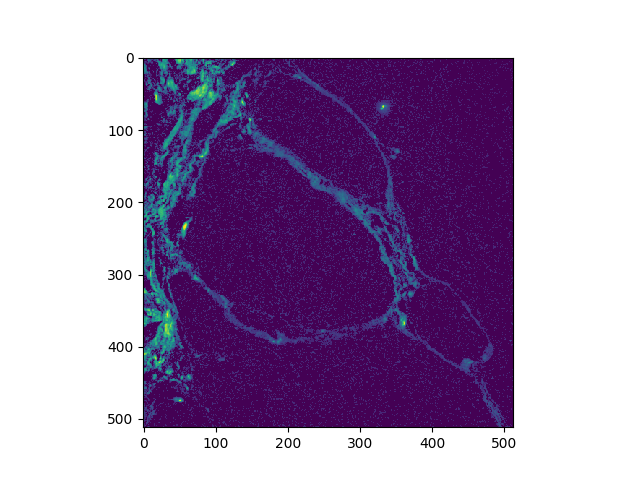
#> input picture equalised_image.png, 640 x 480 px; its folder holds only this picture in this run
$ python -i segmentation.py   (imports and definitions only)   (older library calls are emulated)
#> lines starting #> are read from the running program, lines starting #| are printed output that depends on the picture; after the words box and inside, x2 and y2 are one past the last pixel; in counts of white or black regions, pixels touching at a corner belong together
### src/preprocessing.py
"""
PyFibre
Preprocessing Library

Created by: Frank Longford
Created on: 18/02/2019

Last Modified: 18/02/2019
"""

import sys
import os
import time
import logging
import numpy as np
import scipy as sp

from skimage import img_as_float, io
from skimage.restoration import denoise_nl_means, estimate_sigma
from skimage.exposure import rescale_intensity

import utilities as ut

logger = logging.getLogger(__name__)


# [132 lines left out: functions import_image, load_shg_pl, not called in this run]


def clip_intensities(image, p_intensity=(1, 98)):
	"""
	Pre-process image to remove outliers, reduce noise and rescale

	Parameters
	----------

	image:  array_like (float); shape=(n_y, n_x)
		Image to pre-process

	p_intensity: tuple (float); shape=(2,)
		Percentile range for intensity rescaling (used to remove outliers)


	Returns
	-------

	image:  array_like (float); shape=(n_y, n_x)
		Pre-processed image

	"""

	logger.debug(f"Preprocessing images using clipped intensity percentages {p_intensity}")
	low, high = np.percentile(image, p_intensity)
	image = rescale_intensity(image, in_range=(low, high), out_range=(0.0, 1.0))

	return image


# [81 lines left out: functions nl_means, select_samples, not called in this run]

### src/segmentation.py
"""
PyFibre
Image Segmentation Library

Created by: Frank Longford
Created on: 18/02/2019

Last Modified: 18/02/2019
"""

import sys
import os
import time
import logging
import numpy as np
import scipy as sp
import pandas as pd

import networkx as nx
from networkx.algorithms import cluster
from networkx.algorithms import approximation as approx
from networkx.algorithms.efficiency import local_efficiency, global_efficiency

import scipy.ndimage as ndi
from scipy.ndimage import distance_transform_edt
from scipy.ndimage.filters import gaussian_filter, median_filter
from scipy.ndimage.morphology import binary_fill_holes, binary_dilation, binary_closing, binary_opening

from skimage import measure, draw
from skimage.util import pad
from skimage.transform import rescale, resize
from skimage.feature import greycomatrix
from skimage.morphology import remove_small_objects, remove_small_holes, dilation, disk
from skimage.color import grey2rgb, rgb2grey
from skimage.filters import threshold_otsu, threshold_isodata, threshold_mean, rank, apply_hysteresis_threshold
from skimage.exposure import rescale_intensity, equalize_hist, equalize_adapthist

from sklearn.cluster import MiniBatchKMeans

import utilities as ut
from filters import tubeness, hysteresis
from extraction import FIRE, fibre_assignment, simplify_network
from analysis import (fourier_transform_analysis, tensor_analysis, angle_analysis,
					fibre_analysis, greycoprops_edit)
from preprocessing import nl_means, clip_intensities

logger = logging.getLogger(__name__)


# [49 lines left out: functions create_binary_image, segment_check, get_segments, not called in this run]


def prepare_composite_image(image, p_intensity=(2, 98), sm_size=7):

	image_size = image.shape[0] * image.shape[1]
	image_shape = (image.shape[0], image.shape[1])
	image_channels = image.shape[-1]
	image_scaled = np.zeros(image.shape, dtype=int)
	pad_size = 10 * sm_size

	"Mimic contrast stretching decorrstrech routine in MatLab"
	for i in range(image_channels):
		image_scaled[:, :, i] = 255 * clip_intensities(image[:, :, i], p_intensity=p_intensity)

	"Pad each channel, equalise and smooth to remove salt and pepper noise"
	for i in range(image_channels):
		padded = pad(image_scaled[:, :, i], [pad_size, pad_size], 'symmetric')
		equalised = 255 * equalize_hist(padded)
		smoothed = median_filter(equalised, size=(sm_size, sm_size))
		smoothed = median_filter(smoothed, size=(sm_size, sm_size))
		image_scaled[:, :, i] = smoothed[pad_size : pad_size + image.shape[0],
						 	pad_size : pad_size + image.shape[1]]

	return image_scaled


def cluster_colours(image, n_clusters=8, n_init=10):

	image_size = image.shape[0] * image.shape[1]
	image_shape = (image.shape[0], image.shape[1])
	image_channels = image.shape[-1]

	"Perform k-means clustering on PL image"
	X = np.array(image.reshape((image_size, image_channels)), dtype=float)
	clustering = MiniBatchKMeans(n_clusters=n_clusters, n_init=n_init,
				    reassignment_ratio=0.99, init_size=n_init*100,
				    max_no_improvement=15)
	clustering.fit(X)

	labels = clustering.labels_.reshape(image_shape)
	centres = clustering.cluster_centers_

	return labels, centres


def BD_filter(image, n_runs=2, n_clusters=10, p_intensity=(2, 98), sm_size=5, param=[0.65, 1.1, 1.40, 0.92]):
	"Adapted from CurveAlign BDcreationHE routine"

	from sklearn.cluster import KMeans
	assert image.ndim == 3

	image_size = image.shape[0] * image.shape[1]
	image_shape = (image.shape[0], image.shape[1])
	image_channels = image.shape[-1]

	image_scaled = prepare_composite_image(image, p_intensity, sm_size)

	logger.debug("Making greyscale")
	greyscale = rgb2grey(image_scaled.astype(np.float64))
	greyscale /= greyscale.max()

	tot_labels = []
	tot_centres = []
	tot_cell_clusters = []
	cost_func = np.zeros(n_runs)

	for run in range(n_runs):

		labels, centres = cluster_colours(image_scaled, n_clusters)
		tot_labels.append(labels)

		"Reorder labels to represent average intensity"
		intensities = np.zeros(n_clusters)

		for i in range(n_clusters):
			intensities[i] = greyscale[np.where(labels == i)].sum() / np.where(labels == i, 1, 0).sum()

		magnitudes = np.sqrt(np.sum(centres**2, axis=-1))
		norm_centres = centres / np.repeat(magnitudes, image_channels).reshape(centres.shape)
		tot_centres.append(norm_centres)

		"Convert RGB centroids to spherical coordinates"
		X = np.arcsin(norm_centres[:, 0])
		Y = np.arcsin(norm_centres[:, 1])
		Z = np.arccos(norm_centres[:, 2])
		I = intensities

		"Define the plane of division between cellular and fibourus clusters"
		# [4 lines of commented-out code are left out]

		cell_clusters = (X <= param[0]) * (Y <= param[1]) * (Z <= param[2]) * (I <= param[3])
		chosen_clusters = np.argwhere(cell_clusters).flatten()
		cost_func[run] += X[chosen_clusters].mean() +  Y[chosen_clusters].mean() \
				 + Z[chosen_clusters].mean() + I[chosen_clusters].mean()
		tot_cell_clusters.append(chosen_clusters)

	labels = tot_labels[cost_func.argmin()]
	norm_centres = tot_centres[cost_func.argmin()]
	cell_clusters = tot_cell_clusters[cost_func.argmin()]

	intensities = np.zeros(n_clusters)
	segmented_image = np.zeros((n_clusters,) + image.shape, dtype=int)
	for i in range(n_clusters):
		segmented_image[i][np.where(labels == i)] += image_scaled[np.where(labels == i)]
		intensities[i] = greyscale[np.where(labels == i)].sum() / np.where(labels == i, 1, 0).sum()

	"Select blue regions to extract epithelial cells"
	epith_cell = np.zeros(image.shape)
	for i in cell_clusters: epith_cell += segmented_image[i]
	epith_grey = rgb2grey(epith_cell)

	"Convert RGB centroids to spherical coordinates"
	X = np.arcsin(norm_centres[:, 0])
	Y = np.arcsin(norm_centres[:, 1])
	Z = np.arccos(norm_centres[:, 2])
	I = intensities

	"""
	print(X, Y, Z, I)
	print((X <= param[0]) * (Y <= param[1]) * (Z <= param[2]) * (I <= param[3]))

	import matplotlib.pyplot as plt
	from mpl_toolkits.mplot3d import Axes3D

	plt.figure(100, figsize=(10, 10))
	plt.imshow(image)
	plt.axis('off')

	plt.figure(1000, figsize=(10, 10))
	plt.imshow(image_scaled)
	plt.axis('off')

	for i in range(n_clusters):
		plt.figure(i)
		plt.imshow(segmented_image[i])

	not_clusters = [i for i in range(n_clusters) if i not in cell_clusters]

	plt.figure(1001)
	plt.scatter(X[cell_clusters], Y[cell_clusters])
	plt.scatter(X[not_clusters], Y[not_clusters])
	for i in range(n_clusters): plt.annotate(i, (X[i], Y[i]))

	plt.figure(1002)
	plt.scatter(X[cell_clusters], Z[cell_clusters])
	plt.scatter(X[not_clusters], Z[not_clusters])
	for i in range(n_clusters): plt.annotate(i, (X[i], Z[i]))

	plt.figure(1003)
	plt.scatter(X[cell_clusters], I[cell_clusters])
	plt.scatter(X[not_clusters], I[not_clusters])
	for i in range(n_clusters): plt.annotate(i, (X[i], I[i]))

	plt.show()
	#"""

	"Dilate binary image to smooth regions and remove small holes / objects"
	epith_cell_BW = np.where(epith_grey, True, False)
	epith_cell_BW_open = binary_opening(epith_cell_BW, iterations=2)

	BWx = binary_fill_holes(epith_cell_BW_open)
	BWy = remove_small_objects(~BWx, min_size=20)

	"Return binary mask for cell identification"
	mask_image = remove_small_objects(~BWy, min_size=20)

	return mask_image


# [165 lines left out: functions cell_segmentation, mean_binary, fibre_segmentation, draw_network, filter_segments, not called in this run]

>>> import cv2
>>> picture = cv2.cvtColor(cv2.imread('../equalised_image.png'), cv2.COLOR_BGR2RGB)
>>> result = BD_filter(picture)
#> the loop in prepare_composite_image, `for i in range(image_channels):` made 3 passes
#> pass 1, in clip_intensities, `image = rescale_intensity(image, in_range=(low, high), out_range=(0.0,..`:
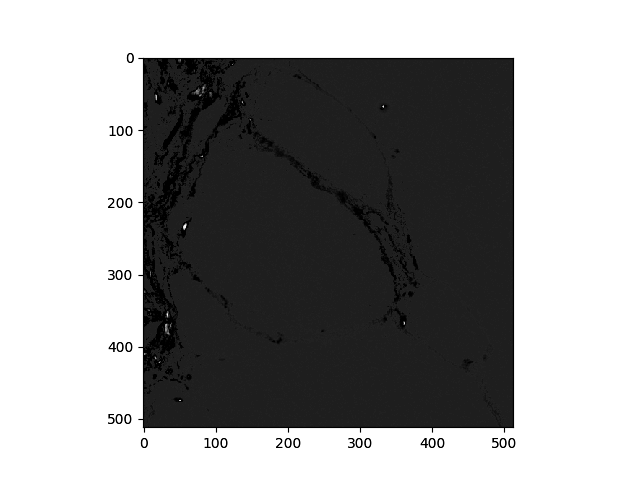
#> image: shape (480, 640) float64; min 0, max 1, mean 0.599
#> after the loop in prepare_composite_image, `for i in range(image_channels):`:
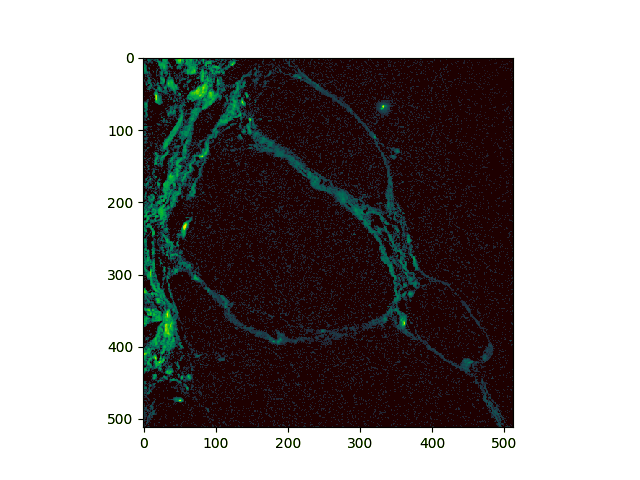
#> image_scaled: shape (480, 640, 3) int64; mean R, G, B 152.7, 148.1, 147.7
#> after the loop in prepare_composite_image, `for i in range(image_channels):`:
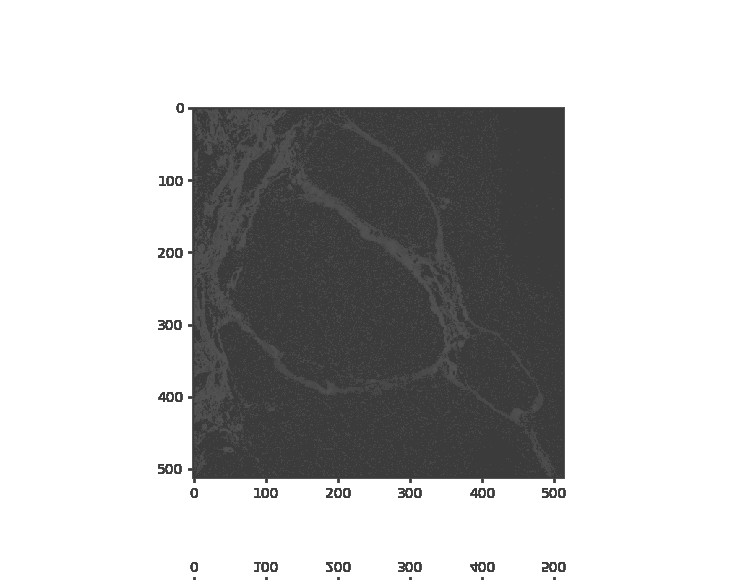
#> equalised: shape (580, 740) float64; min 59.8, max 255, mean 192.1
#> after the loop in prepare_composite_image, `for i in range(image_channels):`:
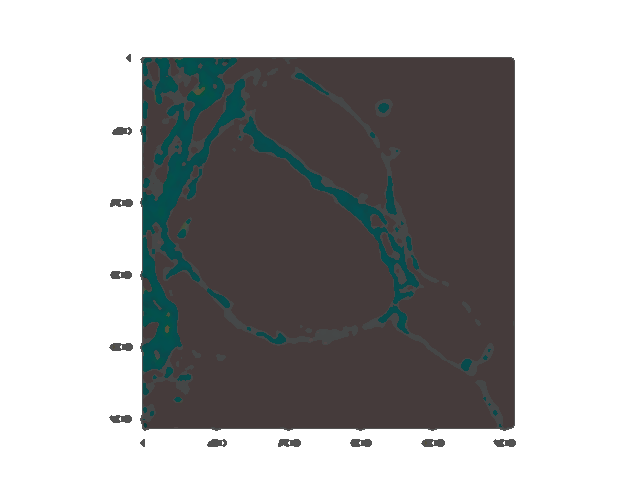
#> image_scaled: shape (480, 640, 3) int64; mean R, G, B 167.3, 166.9, 166.9
#> after the loop in prepare_composite_image, `for i in range(image_channels):`:
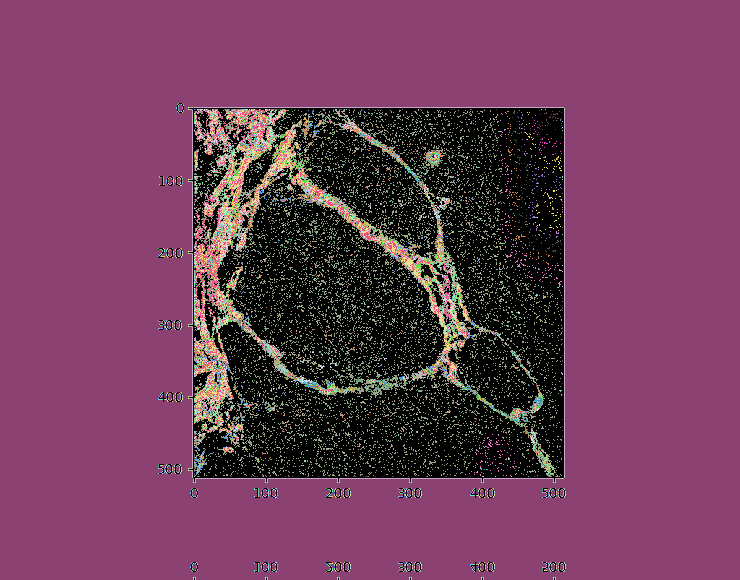
#> padded: shape (580, 740) int64; 149 distinct labels, from 0 to 255; one colour per label, 0 black
#> the loop in BD_filter, `for run in range(n_runs): ` made 2 passes
#> pass 1, in BD_filter, `labels, centres = cluster_colours(image_scaled, n_clusters)`:
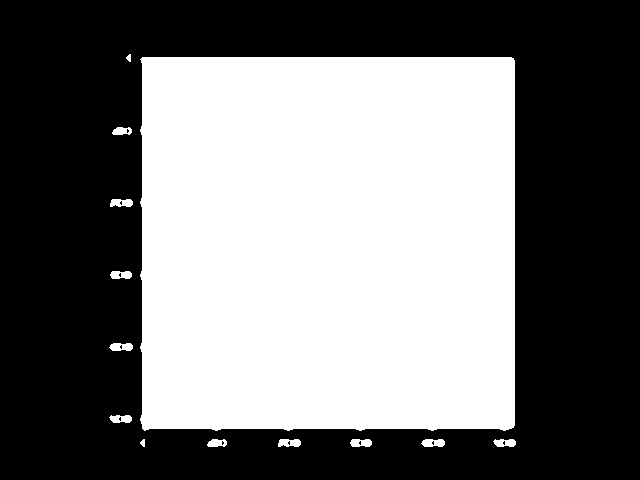
#> labels: shape (480, 640) int32; values 0 (black) and 1 (white), 45.7% white; 13 white regions, largest, box (x1, y1, x2, y2) and area: (140, 57, 515, 431) 138880, (109, 343, 133, 351) 156, (421, 439, 445, 447) 156
#> pass 2, in BD_filter, `labels, centres = cluster_colours(image_scaled, n_clusters)`:
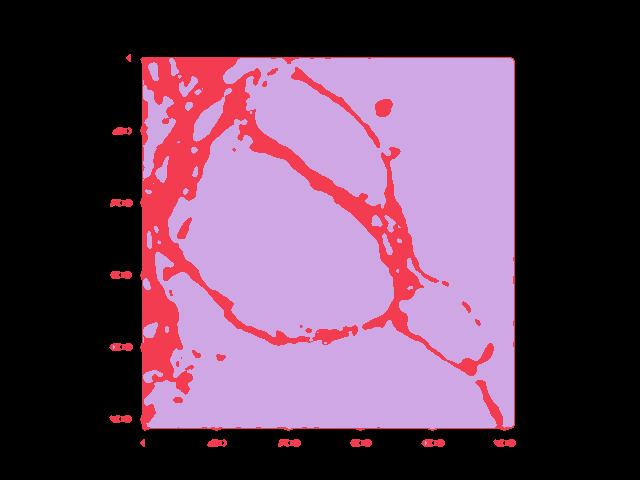
#> labels: shape (480, 640) int32; 3 distinct labels, from 0 to 2; one colour per label, 0 black
#> after the loop in BD_filter, `for run in range(n_runs):`: cost_func = [nan, nan]; tot_cell_clusters = [empty array, empty array]; tot_centres = 2 items
#> in BD_filter, `norm_centres = tot_centres[cost_func.argmin()]`: norm_centres = [[0.577, 0.577, 0.577], [0.637, 0.545, 0.545], [0.577, 0.577, 0.577], [0.637, 0.545, 0.545], [0.637, 0.545, 0.545], [0.637, 0.545, 0.545], [0.577, 0.577, 0.577], [0.577, 0.577, 0.577], [0.577, 0.577, 0.577], [0.577, 0.577, 0.577]]
#> in BD_filter, `cell_clusters = tot_cell_clusters[cost_func.argmin()]`: cell_clusters = empty array
#> after the loop in BD_filter, `for i in range(n_clusters):`: intensities = [1, 0.245, nan, nan, nan, nan, nan, nan, nan, nan]
#> after the loop in BD_filter, `for i in cell_clusters: epith_cell += segmented_image[i]`: epith_cell: shape (480, 640, 3) float64; every value is 0
#> in BD_filter, `epith_grey = rgb2grey(epith_cell)`: epith_grey: shape (480, 640) float64; every value is 0
#> in BD_filter, `X = np.arcsin(norm_centres[:, 0])`: X = [0.615, 0.691, 0.615, 0.691, 0.691, 0.691, 0.615, 0.615, 0.615, 0.615]
#> in BD_filter, `Y = np.arcsin(norm_centres[:, 1])`: Y = [0.615, 0.576, 0.615, 0.576, 0.576, 0.576, 0.615, 0.615, 0.615, 0.615]
#> in BD_filter, `Z = np.arccos(norm_centres[:, 2])`: Z = [0.955, 0.995, 0.955, 0.995, 0.995, 0.995, 0.955, 0.955, 0.955, 0.955]
#> in BD_filter, `I = intensities`: I = [1, 0.245, nan, nan, nan, nan, nan, nan, nan, nan]
#> in BD_filter, `epith_cell_BW = np.where(epith_grey, True, False)`: epith_cell_BW: shape (480, 640) bool; every value is 0
#> in BD_filter, `BWy = remove_small_objects(~BWx, min_size=20)`: BWy: shape (480, 640) bool; every value is 1
